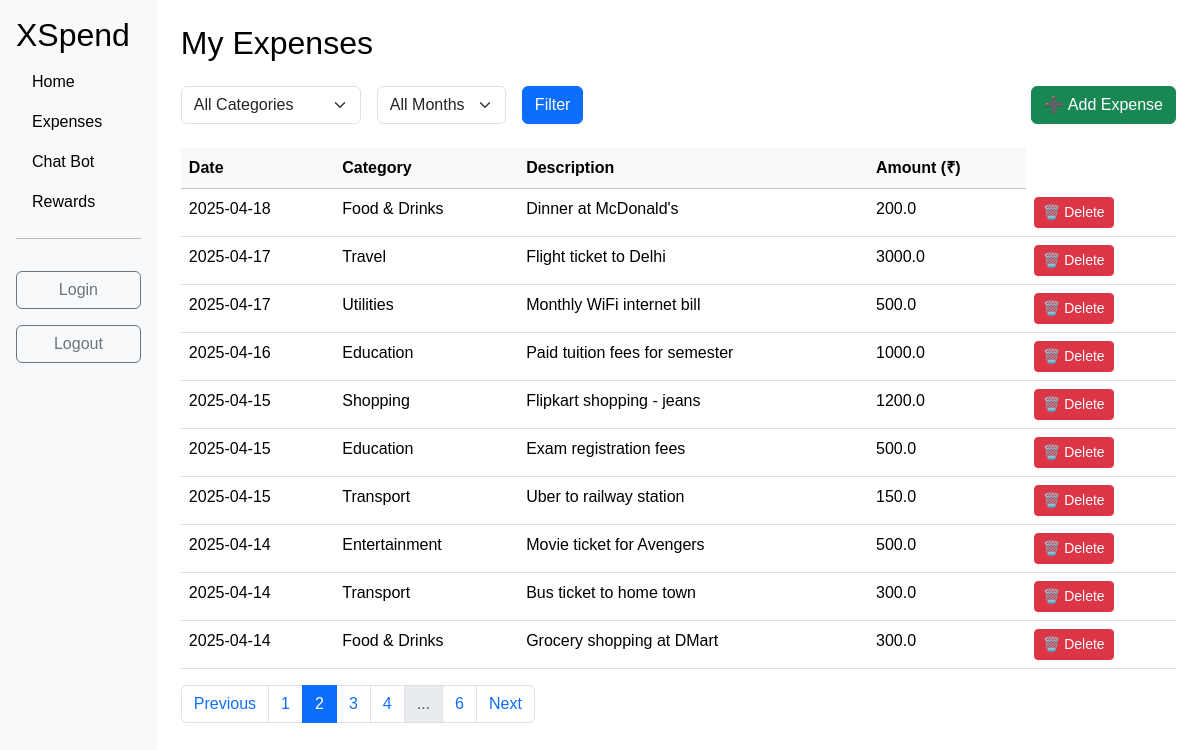
The app's page /expenses?page=2&category=All&month=All (signed in) with its own data.
### app.py (models this page shows)
class Expenses(db.Model):
    id: Mapped[int] = mapped_column(primary_key=True, nullable=False)
    amount: Mapped[float] = mapped_column(nullable=False)
    date: Mapped[str] = mapped_column(nullable=False)
    description: Mapped[str] = mapped_column(nullable=True)
    category: Mapped[str] = mapped_column(nullable=False)
    transaction_type: Mapped[str] = mapped_column(nullable=False)

### app.py (the view)
@app.route('/expenses', methods=['GET', 'POST'])
def expenses():
    form = FilterForm()
    unique_categories = db.session.query(Expenses.category).distinct().all()
    category_list = [cat[0] for cat in unique_categories]
    month_list = ['January', 'February', 'March', 'April', 'May', 'June',
                  'July', 'August', 'September', 'October', 'November', 'December']
    form.category.choices = [('All', 'All Categories')] + [(cat, cat) for cat in category_list]
    form.month.choices = [('All', 'All Months')] + [(month, month) for month in month_list]
    selected_category = request.args.get('category', 'All')
    selected_month = request.args.get('month', 'All')
    page = request.args.get('page', 1, type=int)
    query = Expenses.query.filter_by(transaction_type='Expense')
    if selected_category != 'All':
        query = query.filter(Expenses.category == selected_category)
    if selected_month != 'All':
        query = query.filter(func.strftime('%m', Expenses.date) == str(month_list.index(selected_month)+1).zfill(2))
    expenses_paginated = query.order_by(Expenses.date.desc()).paginate(page=page, per_page=10)
    return render_template('expenses.html', form=form, expenses=expenses_paginated, selected_category=selected_category, selected_month=selected_month, logged_in=current_user.is_authenticated)

### app.py
class FilterForm(FlaskForm):
    category = SelectField('Category', choices=[], validators=[Optional()])
    month = SelectField('Month', choices=[], validators=[Optional()])
    submit = SubmitField('Filter')

### app.py (called while the page is built)
@login_manager.user_loader
def load_user(user_id):
    return db.get_or_404(User, user_id)

### templates/expenses.html (shortened to what this page needs)
{% extends "base.html" %}
{% block content %}
{% if logged_in %}
<h2 class="mb-4">My Expenses</h2>
<form method="get" action="{{ url_for('expenses') }}" class="d-flex gap-3 mb-4 align-items-end flex-wrap">
    <div>{{ form.category(class="form-select") }}</div>
    <div>{{ form.month(class="form-select") }}</div>
    <div>{{ form.submit(class="btn btn-primary") }}</div>
    <div class="ms-auto">
        <a href="{{ url_for('add') }}" class="btn btn-success">➕ Add Expense</a>
    </div>
</form>
<table class="table table-hover">
    <thead class="table-light">
        <tr>
            <th>Date</th>
            <th>Category</th>
            <th>Description</th>
            <th>Amount (₹)</th>
        </tr>
    </thead>
    <tbody>
        {% for expense in expenses.items %}
        <tr>
            <td>{{ expense.date }}</td>
            <td>{{ expense.category }}</td>
            <td>{{ expense.description or '-' }}</td>
            <td>{{ expense.amount }}</td>
            <td>
                <a href="{{ url_for('delete', id=expense.id) }}"
                   class="btn btn-danger btn-sm"
                   onclick="return confirm('Are you sure you want to delete this expense?');">
                   🗑️ Delete
                </a>
            </td>
        </tr>
        {% endfor %}
    </tbody>
</table>
<nav aria-label="Expenses Pagination">
  <ul class="pagination">
    {% if expenses.has_prev %}
      <li class="page-item">
        <a class="page-link" href="{{ url_for('expenses', page=expenses.prev_num, category=selected_category, month=selected_month) }}">Previous</a>
      </li>
    {% else %}
      <li class="page-item disabled">
        <span class="page-link">Previous</span>
      </li>
    {% endif %}
    {% for page_num in expenses.iter_pages(left_edge=1, right_edge=1, left_current=2, right_current=2) %}
      {% if page_num %}
        {% if page_num == expenses.page %}
          <li class="page-item active"><span class="page-link">{{ page_num }}</span></li>
        {% else %}
          <li class="page-item"><a class="page-link" href="{{ url_for('expenses', page=page_num, category=selected_category, month=selected_month) }}">{{ page_num }}</a></li>
        {% endif %}
      {% else %}
        <li class="page-item disabled"><span class="page-link">...</span></li>
      {% endif %}
    {% endfor %}
    {% if expenses.has_next %}
      <li class="page-item">
        <a class="page-link" href="{{ url_for('expenses', page=expenses.next_num, category=selected_category, month=selected_month) }}">Next</a>
      </li>
    {% else %}
      <li class="page-item disabled">
        <span class="page-link">Next</span>
      </li>
    {% endif %}
  </ul>
</nav>
        {% endif %}
{% endblock %}

### static/css/style.css (style rules this page uses)
body { --bg-color: #ffffff; --text-color: #000000; --sidebar-bg: #f8f9fa; --sidebar-link: #000000; --sidebar-link-hover: #0056b3; --content-bg: #ffffff; background-color: var(--bg-color); color: var(--text-color); font-family: 'Arial', sans-serif; margin: 0; padding: 0; }

### records on screen
Expenses: date "2025-04-18", category "Food & Drinks", description "Dinner at McDonald's", amount "200.0"
Expenses: date "2025-04-17", category "Travel", description "Flight ticket to Delhi", amount "3000.0"
Expenses: date "2025-04-17", category "Utilities", description "Monthly WiFi internet bill", amount "500.0"
Expenses: date "2025-04-16", category "Education", description "Paid tuition fees for semester", amount "1000.0"
Expenses: date "2025-04-15", category "Shopping", description "Flipkart shopping - jeans", amount "1200.0"
Expenses: date "2025-04-15", category "Education", description "Exam registration fees", amount "500.0"
Expenses: date "2025-04-15", category "Transport", description "Uber to railway station", amount "150.0"
Expenses: date "2025-04-14", category "Entertainment", description "Movie ticket for Avengers", amount "500.0"
Expenses: date "2025-04-14", category "Transport", description "Bus ticket to home town", amount "300.0"
Expenses: date "2025-04-14", category "Food & Drinks", description "Grocery shopping at DMart", amount "300.0"

### other values on screen
{{ page_num }} "1" "3" "4" "6"
{{ page_num }} "2"
